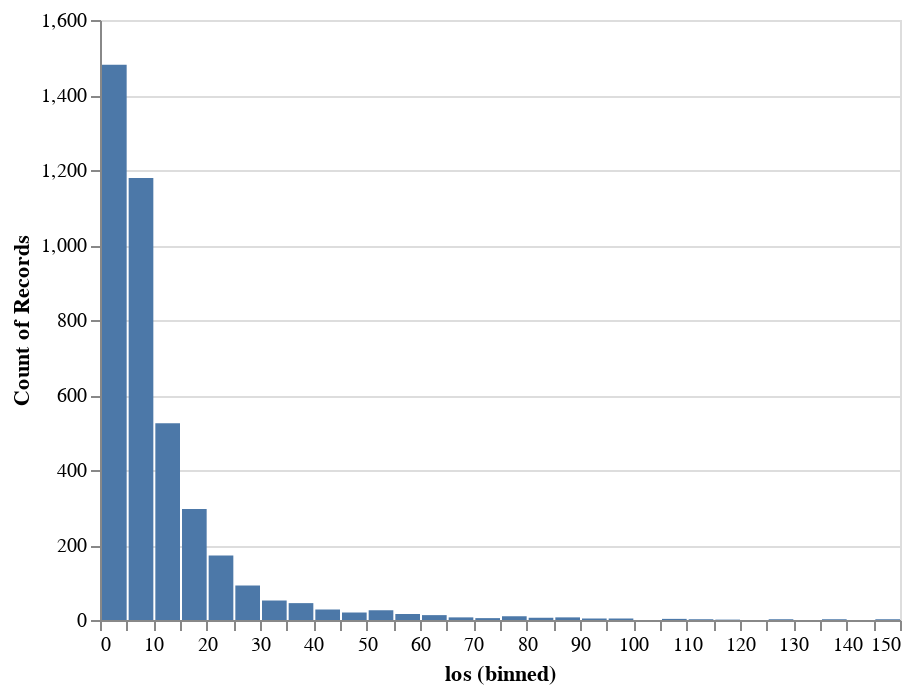

The notebook cell saved with this chart:
### Markdown cell above
### Histogram of Length of Stay

### Code cell
alt.Chart(a_df.head(4000)).mark_bar().encode(
    alt.X('los',
         bin=alt.BinParams(maxbins=50)),
    y='count()',
)

### Figure 1 — Vega-Lite specification as saved in the notebook (floating-point values rounded to 4 significant figures; data arrays with more than 128 entries replaced by an {"elided": "..."} marker saying what was removed)
{"$schema": "https://vega.github.io/schema/vega-lite/v3.3.0.json", "config": {"mark": {"tooltip": null}, "view": {"height": 300, "width": 400}}, "data": {"name": "data-3f62a3bed0934b4d7adc047ee7c0f3ad"}, "datasets": {"data-3f62a3bed0934b4d7adc047ee7c0f3ad": {"elided": "4000 records"}}, "encoding": {"x": {"bin": {"maxbins": 50}, "field": "los", "type": "quantitative"}, "y": {"aggregate": "count", "type": "quantitative"}}, "mark": "bar"}
